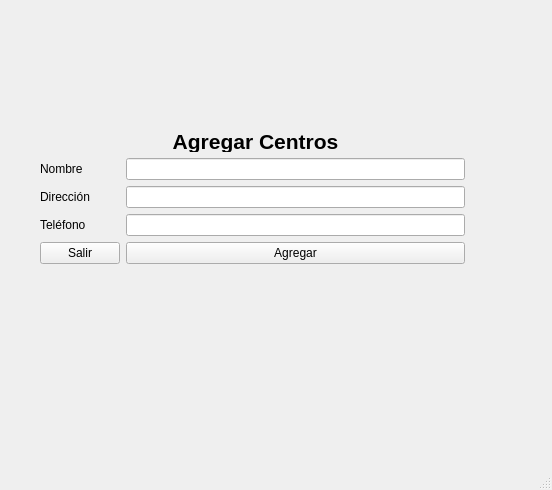
<?xml version="1.0" encoding="UTF-8"?>
<ui version="4.0">
 <class>AgregarCentros</class>
 <widget class="QMainWindow" name="AgregarCentros">
  <property name="geometry">
   <rect>
    <x>0</x>
    <y>0</y>
    <width>552</width>
    <height>490</height>
   </rect>
  </property>
  <property name="windowTitle">
   <string>MainWindow</string>
  </property>
  <widget class="QWidget" name="centralwidget">
   <widget class="QWidget" name="layoutWidget">
    <property name="geometry">
     <rect>
      <x>40</x>
      <y>130</y>
      <width>431</width>
      <height>134</height>
     </rect>
    </property>
    <layout class="QGridLayout" name="gridLayout">
     <item row="2" column="1">
      <widget class="QLineEdit" name="Nombre">
       <property name="maxLength">
        <number>30</number>
       </property>
      </widget>
     </item>
     <item row="5" column="0">
      <widget class="QPushButton" name="PBSalir">
       <property name="text">
        <string>Salir</string>
       </property>
      </widget>
     </item>
     <item row="2" column="0">
      <widget class="QLabel" name="label_2">
       <property name="styleSheet">
        <string notr="true">font: 75 12pt &quot;MS Shell Dlg 2&quot;;</string>
       </property>
       <property name="text">
        <string>Nombre</string>
       </property>
      </widget>
     </item>
     <item row="0" column="0" colspan="3">
      <widget class="QLabel" name="LTitulo">
       <property name="minimumSize">
        <size>
         <width>100</width>
         <height>0</height>
        </size>
       </property>
       <property name="font">
        <font>
         <pointsize>16</pointsize>
         <weight>75</weight>
         <bold>true</bold>
        </font>
       </property>
       <property name="text">
        <string>Agregar Centros</string>
       </property>
       <property name="alignment">
        <set>Qt::AlignCenter</set>
       </property>
      </widget>
     </item>
     <item row="3" column="1">
      <widget class="QLineEdit" name="Direccion">
       <property name="maxLength">
        <number>45</number>
       </property>
      </widget>
     </item>
     <item row="5" column="1">
      <widget class="QPushButton" name="PBAgregar">
       <property name="text">
        <string>Agregar</string>
       </property>
      </widget>
     </item>
     <item row="3" column="0">
      <widget class="QLabel" name="label_3">
       <property name="styleSheet">
        <string notr="true">font: 75 12pt &quot;MS Shell Dlg 2&quot;;</string>
       </property>
       <property name="text">
        <string>Dirección</string>
       </property>
      </widget>
     </item>
     <item row="4" column="0">
      <widget class="QLabel" name="label_4">
       <property name="styleSheet">
        <string notr="true">font: 75 12pt &quot;MS Shell Dlg 2&quot;;</string>
       </property>
       <property name="text">
        <string>Teléfono</string>
       </property>
      </widget>
     </item>
     <item row="4" column="1">
      <widget class="QLineEdit" name="Telefono">
       <property name="maxLength">
        <number>45</number>
       </property>
      </widget>
     </item>
    </layout>
   </widget>
  </widget>
  <widget class="QStatusBar" name="statusbar"/>
 </widget>
 <resources/>
 <connections/>
</ui>
